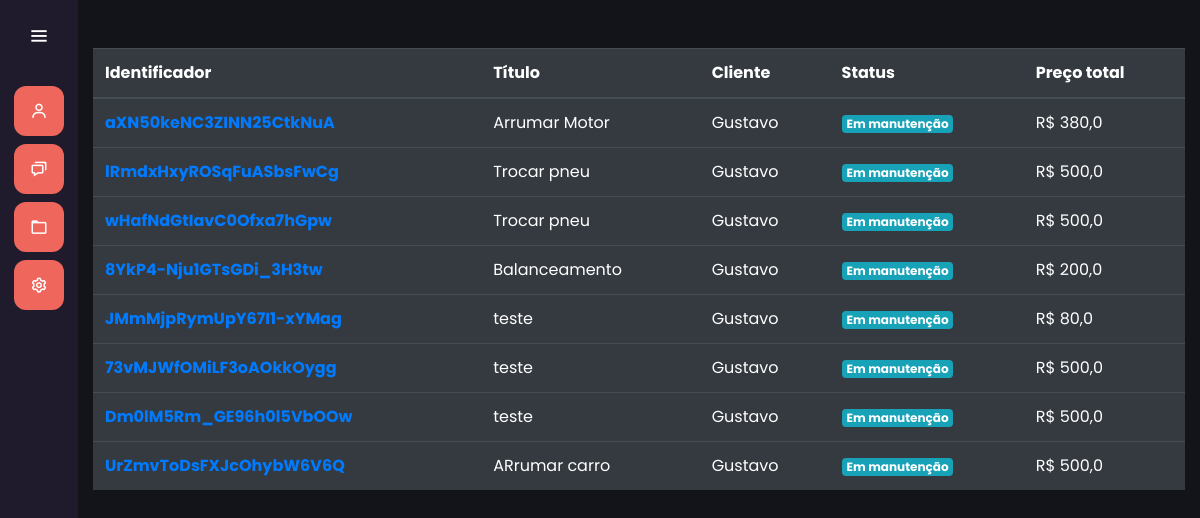
The page /servicos/listar_servico/ on the database as committed earlier.
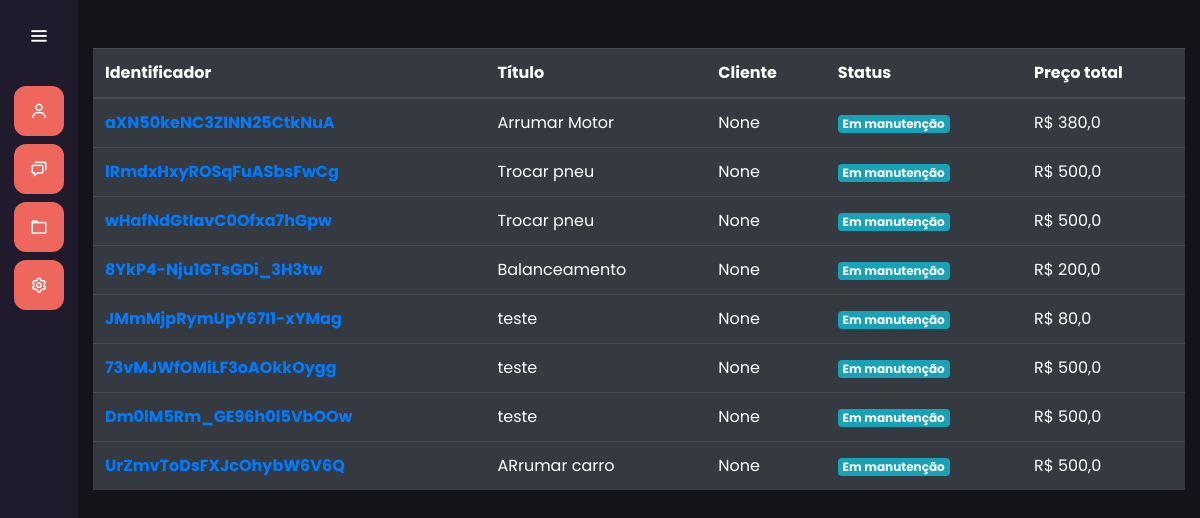
The same page on the database as committed later.
### services/models.py (models this page shows, shortened)
class Service(models.Model):
    titulo = models.CharField(max_length=30)
    cliente = models.ForeignKey(Cliente, on_delete=models.SET_NULL, null=True)
    maintenance_category = models.ManyToManyField(MaintenanceCategory)
    data_inicio = models.DateField(null=True)
    data_entrega = models.DateField(null=True)
    finalizado = models.BooleanField(default=False)
    protocol = models.CharField(max_length=52, null=True, blank=True)
    identificador = models.CharField(max_length=24, null=True, blank=True)
    def total_price(self):
        total_price = float(0)
        for category in self.maintenance_category.all():
            total_price += float(category.preco)
        return total_price

class MaintenanceCategory(models.Model):
    titulo = models.CharField(
        max_length=3, choices=ChoicesMaintenanceCategory.choices)
    preco = models.DecimalField(max_digits=8, decimal_places=2)

### client/models.py (models this page shows)
class Cliente(models.Model):
    nome = models.CharField(max_length=50)
    sobrenome = models.CharField(max_length=50)
    email = models.EmailField(max_length=50)
    cpf = models.CharField(max_length=12)
    def __str__(self) -> str:
        return self.nome

### services/views.py (the view)
# urls.py: path('listar_servico/', views.list_service, name='listar_servico'),
def list_service(request):
    if request.method == "GET":
        services = Service.objects.all()
        return render(request, 'listar_servico.html', {'services': services})

### services/templates/listar_servico.html
{% extends "index.html" %} {% load static %} {% block 'head' %}
<link rel="stylesheet" href="{% static 'clientes/css/clientes.css' %}" />
{% endblock %} {% block 'dashboard' %}
<br />
<br />
<div class="container-fluid distanciamento">
  <table class="table table-dark">
    <thead>
      <tr>
        <th scope="col">Identificador</th>
        <th scope="col">Título</th>
        <th scope="col">Cliente</th>
        <th scope="col">Status</th>
        <th scope="col">Preço total</th>
      </tr>
    </thead>
    <tbody>
      {% for servico in services %}
      <tr>
        <th>
          <a href="{% url 'servico' servico.identificador%}"
            >{{servico.identificador}}</a
          >
        </th>
        <td>{{servico.titulo}}</td>
        <td>{{servico.cliente}}</td>
        <td>
          {% if servico.finalizado %}
          <span class="badge badge-success">Finalizado</span>
          {% else %}
          <span class="badge badge-info">Em manutenção</span>
          {% endif %}
        </td>
        <td>R$ {{servico.total_price}}</td>
      </tr>
      {% endfor %}
    </tbody>
  </table>
</div>
{%endblock%}

### templates/index.html (shortened to what this page needs)
{% load static %}
<!DOCTYPE html>
<html lang="pt-BR">
  <head>
    <link
      rel="stylesheet"
      href="https://cdn.jsdelivr.net/npm/bootstrap@4.6.1/dist/css/bootstrap.min.css"
    />
    <link rel="stylesheet" href="{% static 'general/css/base.css' %}" />
    <link rel="stylesheet" href="{% static 'general/css/general.css' %}" />
    <link
      href="https://unpkg.com/boxicons@2.0.7/css/boxicons.min.css"
      rel="stylesheet"
    />
    {% block 'head' %}{% endblock %}
  </head>
  <body>
    <div class="sidebar">
      <div class="logo-details">
        <i class="bx bx-menu" id="btn"></i>
      </div>
      <ul class="nav-list">
        <li>
          <a href="{% url 'clientes' %}">
            <i class="bx bx-user"></i>
          </a>
        </li>
        <li>
          <a href="{% url 'novo_servico' %}">
            <i class="bx bx-chat"></i>
          </a>
        </li>
        <li>
          <a href="{%url 'listar_servico'%}">
            <i class="bx bx-folder"></i>
          </a>
        </li>
        <li>
          <a href="#">
            <i class="bx bx-cog"></i>
          </a>
        </li>
      </ul>
    </div>
    <section id="home" class="home-section">
      {% block 'dashboard'%} {% endblock %}
    </section>
  </body>
</html>

### templates/static/general/css/base.css (style rules this page uses)
* { margin: 0; padding: 0; box-sizing: border-box; font-family: "Poppins", sans-serif; }
.sidebar { position: fixed; left: 0; top: 0; height: 100%; width: 78px; background: var(--dark-color); padding: 6px 14px; z-index: 99; transition: all 0.5s ease; }
.sidebar .logo-details { height: 60px; display: flex; align-items: center; position: relative; }
.sidebar .logo-details #btn { position: absolute; top: 50%; right: 0; transform: translateY(-50%); font-size: 22px; transition: all 0.4s ease; font-size: 23px; text-align: center; cursor: pointer; transition: all 0.5s ease; }
.sidebar i { color: #fff; height: 60px; min-width: 50px; font-size: 28px; text-align: center; line-height: 60px; }
.sidebar .nav-list { margin-top: 20px; height: 100%; }
.sidebar li { position: relative; margin: 8px 0; list-style: none; }
.sidebar li a { display: flex; height: 100%; width: 100%; border-radius: 12px; align-items: center; text-decoration: none; transition: all 0.4s ease; background: var(--main-color); }
.sidebar li i { height: 50px; line-height: 50px; font-size: 18px; border-radius: 12px; }
.home-section { position: relative; min-height: 100vh; top: 0; background: #13131a; left: 78px; color: white; width: calc(100% - 78px); transition: all 0.5s ease; z-index: 2; }

### templates/static/general/css/general.css (style rules this page uses)
:root { --main-color: #ee665c; --dark-color: #201b2c; --light-color: #ffc27f; --contrast-color: #f88863; --differential-color: #ffe29a; }

Rows that differ between the two databases and show on the page:
changed Service "aXN50keNC3ZINN25CtkNuA": cliente "Gustavo" → "None"
changed Service "lRmdxHxyROSqFuASbsFwCg": cliente "Gustavo" → "None"
changed Service "wHafNdGtIavC0Ofxa7hGpw": cliente "Gustavo" → "None"
changed Service "8YkP4-Nju1GTsGDi_3H3tw": cliente "Gustavo" → "None"
changed Service "JMmMjpRymUpY67I1-xYMag": cliente "Gustavo" → "None"
changed Service "73vMJWfOMiLF3oAOkkOygg": cliente "Gustavo" → "None"
changed Service "Dm0lM5Rm_GE96h0l5VbOOw": cliente "Gustavo" → "None"
changed Service "UrZmvToDsFXJcOhybW6V6Q": cliente "Gustavo" → "None"
